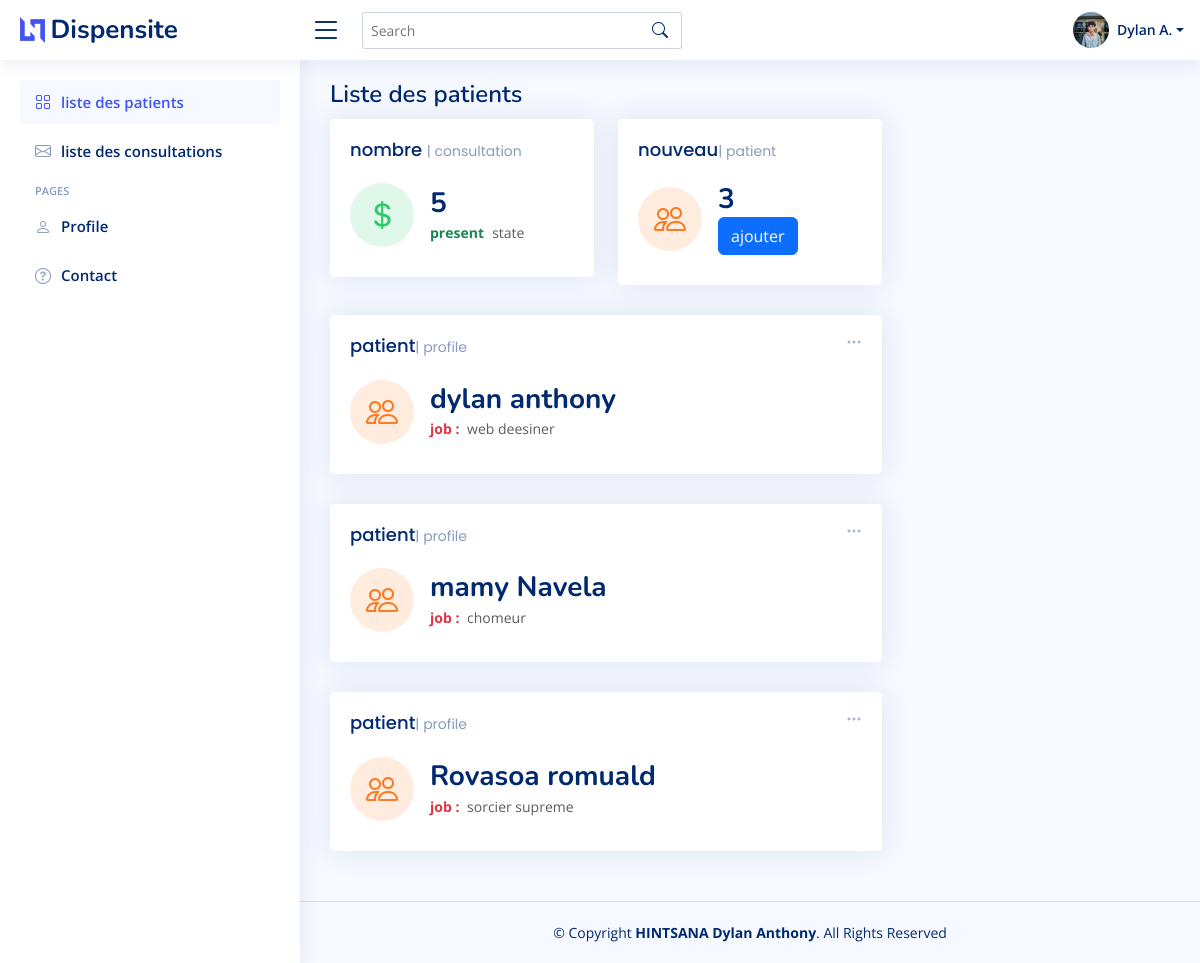
The page / on the database its author committed.
### myapp/models.py (models this page shows)
class patient(models.Model):
    name= models.CharField(max_length =100)
    job= models.CharField(max_length =100)
    contact = models.CharField(max_length = 14,default = "")

### myapp/views.py (the view)
# urls.py: path('',views.index,name='index'),
def index(request : HttpRequest):
    patients = patient.objects.all()
    consultations = consultation.objects.all().__len__()
    if request.method == 'POST':
        patients = [ i for i in patients if request.POST['rech'] in i.name]
    context = {
        'patients':patients,
        'number':patients.__len__(),
        'numconsultations':consultations
    }
    return render(request,'index.html',context)

### templates/index.html (shortened to what this page needs)
{% load static %}
<!DOCTYPE html>
<html lang="en">
<head>
  <link href="{% static 'assets/vendor/bootstrap/css/bootstrap.min.css' %}" rel="stylesheet">
  <link href="{% static 'assets/vendor/bootstrap-icons/bootstrap-icons.cs' %}s" rel="stylesheet">
  <link href="{% static 'assets/vendor/boxicons/css/boxicons.min.css' %}" rel="stylesheet">
  <link href="{% static 'assets/vendor/quill/quill.snow.css' %}" rel="stylesheet">
  <link href="{% static 'assets/vendor/quill/quill.bubble.css' %}" rel="stylesheet">
  <link href="{% static 'assets/vendor/remixicon/remixicon.css' %}" rel="stylesheet">
  <link href="{% static 'assets/vendor/simple-datatables/style.css' %}" rel="stylesheet">
  <link href="{% static 'assets/css/style.css' %}" rel="stylesheet">
</head>
<body>
  <header id="header" class="header fixed-top d-flex align-items-center">
    <div class="d-flex align-items-center justify-content-between">
      <a href="index.html" class="logo d-flex align-items-center">
        <img src="{% static 'assets/img/logo.png' %}" alt="">
        <span class="d-none d-lg-block">Dispensite</span>
      </a>
      <i class="bi bi-list toggle-sidebar-btn"></i>
    </div>
    <div class="search-bar">
      <form class="search-form d-flex align-items-center" method="POST" action="{% url 'index' %}">
        <input type="text" name="rech" placeholder="Search" title="Enter search keyword">
        <button type="submit" title="Search"><i class="bi bi-search"></i></button>
      </form>
    </div>
    <nav class="header-nav ms-auto">
      <ul class="d-flex align-items-center">
        <li class="nav-item dropdown pe-3">
          <a class="nav-link nav-profile d-flex align-items-center pe-0" href="#" data-bs-toggle="dropdown">
            <img src="{% static 'assets/img/profil.jpg' %}" class="rounded-circle">
            <span class="d-none d-md-block dropdown-toggle ps-2">Dylan A.</span>
          </a>
        </li>
      </ul>
    </nav>
  </header>
  <aside id="sidebar" class="sidebar">
    <ul class="sidebar-nav" id="sidebar-nav">
      <li class="nav-item">
        <a class="nav-link " href="/">
          <i class="bi bi-grid"></i>
          <span>liste des patients</span>
        </a>
      </li>
      <li class="nav-item">
        <a class="nav-link collapsed" href="{% url 'conslist' %}">
          <i class="bi bi-envelope"></i>
          <span>liste des consultations</span>
        </a>
      </li>
      <li class="nav-heading">Pages</li>
      <li class="nav-item">
        <a class="nav-link collapsed" href="{% url 'profil'%}">
          <i class="bi bi-person"></i>
          <span>Profile</span>
        </a>
      </li>
      <li class="nav-item">
        <a class="nav-link collapsed" href="pages-contact">
          <i class="bi bi-question-circle"></i>
          <span>Contact</span>
        </a>
      </li>
    </ul>
  </aside>
  <main id="main" class="main">
    <div class="pagetitle">
      <h1>Liste des patients</h1>
    </div>
    <section class="section dashboard">
      <div class="row">
        <div class="col-lg-8">
          <div class="row">
            <div class="col-xxl-4 col-md-6">
              <div class="card info-card revenue-card">
                <div class="card-body">
                  <h5 class="card-title">nombre <span>| consultation</span></h5>
                  <div class="d-flex align-items-center">
                    <div class="card-icon rounded-circle d-flex align-items-center justify-content-center">
                      <i class="bi bi-currency-dollar"></i>
                    </div>
                    <div class="ps-3">
                      <h6>{{numconsultations}}</h6>
                      <span class="text-success small pt-1 fw-bold">present</span> <span class="text-muted small pt-2 ps-1">state</span>
                    </div>
                  </div>
                </div>
              </div>
            </div>
            <div class="col-xxl-4 col-md-6">
              <div class="card info-card customers-card">
                <div class="card-body">
                  <h5 class="card-title">nouveau<span>| patient</span></h5>
                  <div class="d-flex align-items-center">
                    <div class="card-icon rounded-circle d-flex align-items-center justify-content-center">
                      <i class="bi bi-people"></i>
                    </div>
                    <div class="ps-3">
                      <h6>{{number}}</h6>
                      <form action="addpatient"><button class="btn btn-primary w-100" type="submit">ajouter</button></form>
                    </div>
                  </div>
                </div>
                </div>
              </div>
            </div>
            {% for patient in patients %}
            <div class="col-xl-12">
              <div class="card info-card customers-card">
                <div class="filter">
                  <a class="icon" href="#" data-bs-toggle="dropdown"><i class="bi bi-three-dots"></i></a>
                </div>
                <div class="card-body">
                  <h5 class="card-title">patient<span>| profile</span></h5>
                  <div class="d-flex align-items-center">
                    <div class="card-icon rounded-circle d-flex align-items-center justify-content-center">
                      <i class="bi bi-people"></i>
                    </div>
                    <div class="ps-3">
                      <h6>{{patient.name}}</h6>
                      <span class="text-danger small pt-1 fw-bold">job : </span> <span class="text-muted small pt-2 ps-1">{{patient.job}}</span>
                    </div>
                  </div>
                </div>
              </div>
            </div>
            {% endfor %}
          </div>
        </div>
    </section>
  </main>
  <footer id="footer" class="footer">
    <div class="copyright">
      &copy; Copyright <strong><span>HINTSANA Dylan Anthony</span></strong>. All Rights Reserved
    </div>
  </footer>
</body>
</html>

### static/assets/css/style.css (style rules this page uses)
:root { scroll-behavior: smooth; }
body { font-family: "Open Sans", sans-serif; background: #f6f9ff; color: #444444; }
a { color: #4154f1; text-decoration: none; }
h1, h2, h3, h4, h5, h6 { font-family: "Nunito", sans-serif; }
#main { margin-top: 60px; padding: 20px 30px; transition: all 0.3s; }
.pagetitle { margin-bottom: 10px; }
.pagetitle h1 { font-size: 24px; margin-bottom: 0; font-weight: 600; color: #012970; }
.card { margin-bottom: 30px; border: none; border-radius: 5px; box-shadow: 0px 0 30px rgba(1, 41, 112, 0.1); }
.card-title { padding: 20px 0 15px 0; font-size: 18px; font-weight: 500; color: #012970; font-family: "Poppins", sans-serif; }
.card-title span { color: #899bbd; font-size: 14px; font-weight: 400; }
.card-body { padding: 0 20px 20px 20px; }
.logo { line-height: 1; }
@media (min-width: 1200px) { .logo { width: 280px; } }
.logo img { max-height: 26px; margin-right: 6px; }
.logo span { font-size: 26px; font-weight: 700; color: #012970; font-family: "Nunito", sans-serif; }
.header { transition: all 0.5s; z-index: 997; height: 60px; box-shadow: 0px 2px 20px rgba(1, 41, 112, 0.1); background-color: #fff; padding-left: 20px; }
.header .toggle-sidebar-btn { font-size: 32px; padding-left: 10px; cursor: pointer; color: #012970; }
.header .search-bar { min-width: 360px; padding: 0 20px; }
.header .search-form { width: 100%; }
.header .search-form input { border: 0; font-size: 14px; color: #012970; border: 1px solid rgba(1, 41, 112, 0.2); padding: 7px 38px 7px 8px; border-radius: 3px; transition: 0.3s; width: 100%; }
.header .search-form button { border: 0; padding: 0; margin-left: -30px; background: none; }
.header .search-form button i { color: #012970; }
.header-nav ul { list-style: none; }
.header-nav>ul { margin: 0; padding: 0; }
.header-nav .nav-profile { color: #012970; }
.header-nav .nav-profile img { max-height: 36px; }
.header-nav .nav-profile span { font-size: 14px; font-weight: 600; }
.sidebar { position: fixed; top: 60px; left: 0; bottom: 0; width: 300px; z-index: 996; transition: all 0.3s; padding: 20px; overflow-y: auto; scrollbar-width: thin; scrollbar-color: #aab7cf transparent; box-shadow: 0px 0px 20px rgba(1, 41, 112, 0.1); background-color: #fff; }
@media (min-width: 1200px) { #main, #footer { margin-left: 300px; } }
.sidebar-nav { padding: 0; margin: 0; list-style: none; }
.sidebar-nav li { padding: 0; margin: 0; list-style: none; }
.sidebar-nav .nav-item { margin-bottom: 5px; }
.sidebar-nav .nav-heading { font-size: 11px; text-transform: uppercase; color: #899bbd; font-weight: 600; margin: 10px 0 5px 15px; }
.sidebar-nav .nav-link { display: flex; align-items: center; font-size: 15px; font-weight: 600; color: #4154f1; transition: 0.3; background: #f6f9ff; padding: 10px 15px; border-radius: 4px; }
.sidebar-nav .nav-link i { font-size: 16px; margin-right: 10px; color: #4154f1; }
.sidebar-nav .nav-link.collapsed { color: #012970; background: #fff; }
.sidebar-nav .nav-link.collapsed i { color: #899bbd; }
.dashboard .filter { position: absolute; right: 0px; top: 15px; }
.dashboard .filter .icon { color: #aab7cf; padding-right: 20px; padding-bottom: 5px; transition: 0.3s; font-size: 16px; }
.dashboard .info-card { padding-bottom: 10px; }
.dashboard .info-card h6 { font-size: 28px; color: #012970; font-weight: 700; margin: 0; padding: 0; }
.dashboard .card-icon { font-size: 32px; line-height: 0; width: 64px; height: 64px; flex-shrink: 0; flex-grow: 0; }
.dashboard .revenue-card .card-icon { color: #2eca6a; background: #e0f8e9; }
.dashboard .customers-card .card-icon { color: #ff771d; background: #ffecdf; }
.footer { padding: 20px 0; font-size: 14px; transition: all 0.3s; border-top: 1px solid #cddfff; }
.footer .copyright { text-align: center; color: #012970; }

### rows shown on the page
patient: name "dylan anthony", job "web deesiner"
patient: name "mamy Navela", job "chomeur"
patient: name "Rovasoa romuald", job "sorcier supreme"

### other values the page prints
{{ numconsultations }} "5"
{{ number }} "3"
